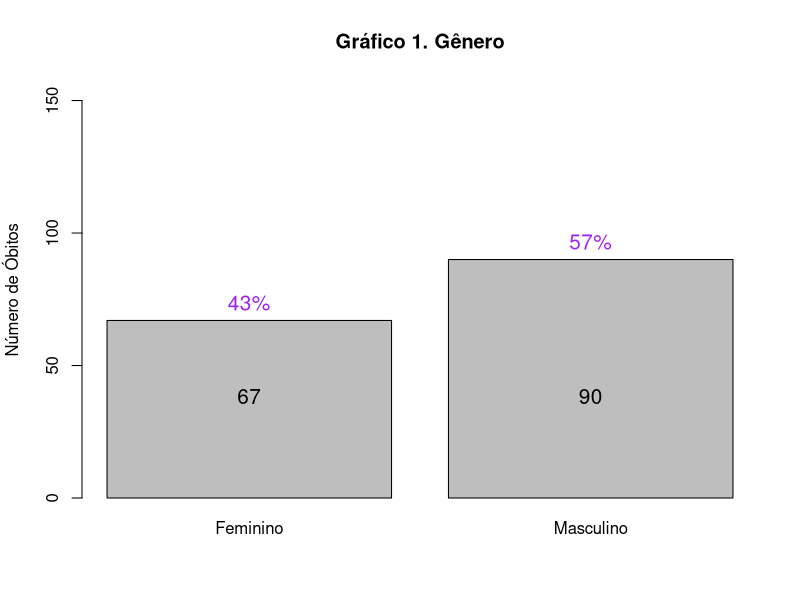
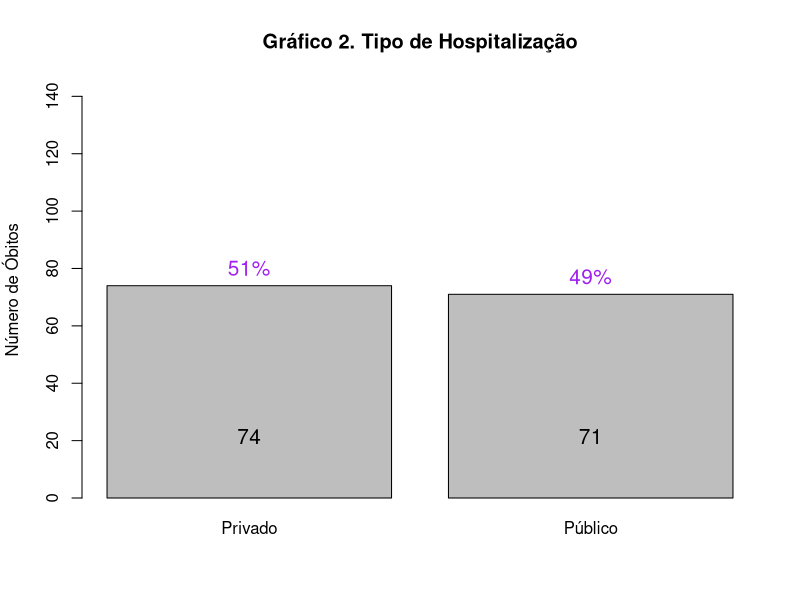
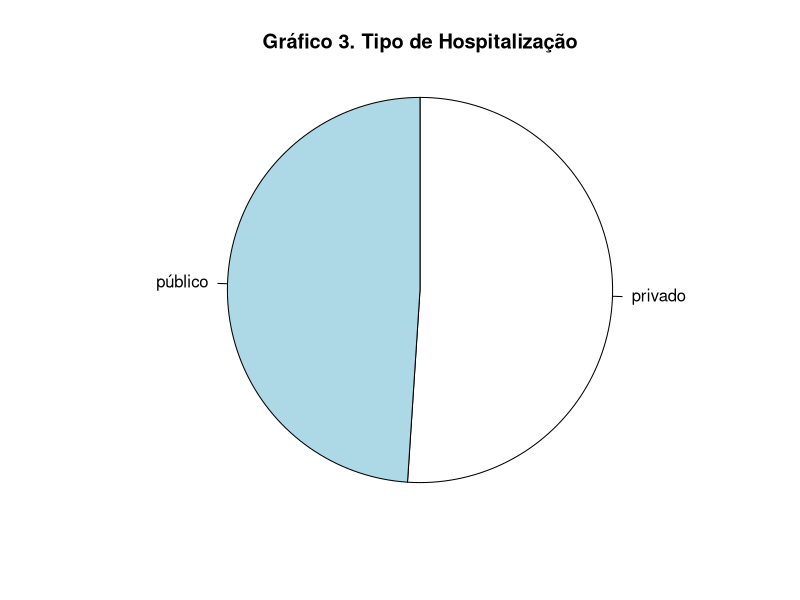
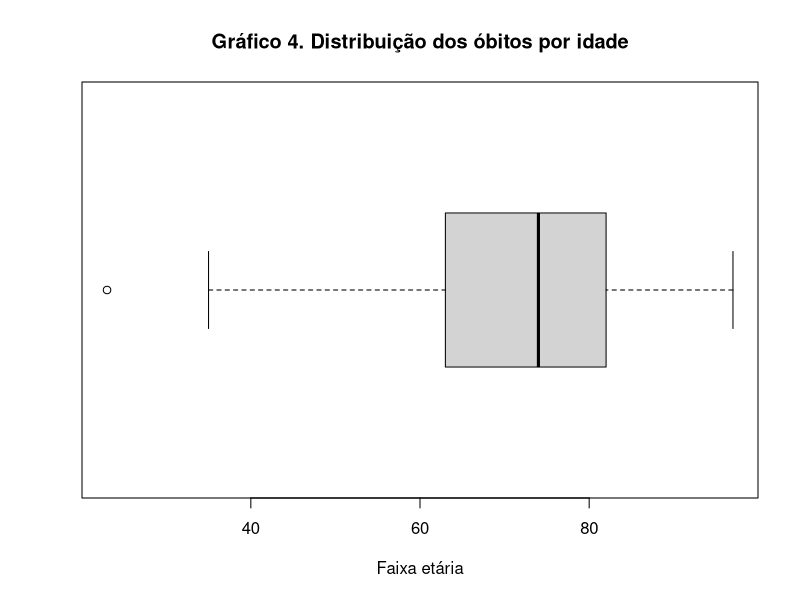
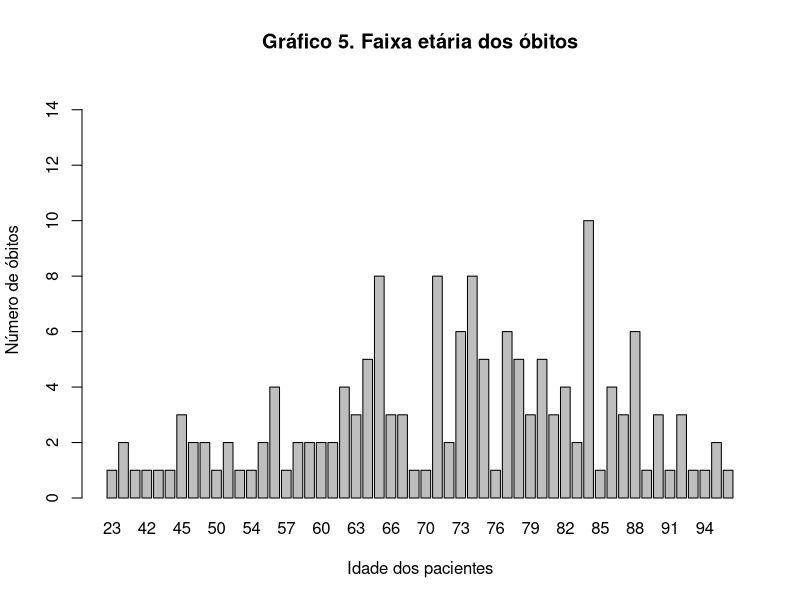

Generate these figures, in order, with R:
## ---- chunk 1
##O pacote readxl facilita a extração de dados do Excel.
#Não possui dependências externas sendo fácil de instalar e usar em todos os sistemas operacionais.
if (!require(readxl)) install.packages("readxl")
# Lendo a planilha para carregar no R.
df.mortes <- read_excel("./dados/covid_19_bauru_mortes.xlsx")
#head(df.mortes) 

df.geral <- read_excel("./dados/covid_19_bauru_casos_geral.xlsx")
#head(df.geral) 
## ---- chunk 2
#Plotar sexo dos óbtitos, excluindo os casos com NAN ou NA
temp.sexo <- df.mortes$sexo[!is.na(df.mortes$sexo)]
pct.sexo = round(unname(table(temp.sexo)) / sum(unname(table(temp.sexo)))*100,0)
pct.sexo = paste0(pct.sexo, "%")

graph.sex <- barplot(table(temp.sexo), main = "Gráfico 1. Gênero",
        ylab = "Número de Óbitos", ylim = c(0,sum(unname(table(temp.sexo)))),
        #legend.text = pct.sexo,
        names.arg = c("Feminino", "Masculino"))
text(x = graph.sex, y = table(temp.sexo), label = pct.sexo, pos = 3, cex = 1.25, col = "purple")
axis(1, at=graph.sex, labels=table(temp.sexo), tick=F, las=1, line=-6.5, cex.axis=1.25)
## ---- chunk 3
temp.hosp <- df.mortes$tipo_hosp[!is.na(df.mortes$tipo_hosp)]
pct.hosp = round(unname(table(temp.hosp)) / sum(unname(table(temp.hosp)))*100,0)

pct.hosp = paste0(pct.hosp, "%")
## ---- chunk 4

graph.hosp<- barplot(table(temp.hosp), main = "Gráfico 2. Tipo de Hospitalização",
                     ylab = "Número de Óbitos", ylim = c(0,sum(unname(table(temp.hosp)))),
                     #legend.text = pct.sexo,
                     names.arg = c("Privado", "Público"))
text(x = graph.hosp, y = table(temp.hosp), label = pct.hosp, pos = 3, cex = 1.25, col = "purple")
axis(1, at=graph.hosp, labels=table(temp.hosp), tick=F, las=1, line=-4.5, cex.axis=1.25)

graph.hosp.pie<-pie(table(temp.hosp), main = "Gráfico 3. Tipo de Hospitalização",
                    edges = 200, radius = 1.0,
                    clockwise = T, 
                    density = NULL, angle = 90, col = NULL)
## ---- chunk 5
  temp.idade <- df.mortes$idade[!is.na(df.mortes$idade)]

idade.tb <- table(temp.idade)
#cbind("f" = idade.tb)

#cbind("f" = addmargins(idade.tb))

maior.freq.idade = max(idade.tb)

#round(cbind("fr" = prop.table(idade.tb))*100,1)

#cbind("fr" = addmargins(prop.table(idade.tb)))

# summary(temp.idade)
 
boxplot(temp.idade, horizontal=T, xlab="Faixa etária", main = "Gráfico 4. Distribuição dos óbitos por idade")

graph.age <- barplot(table(temp.idade), 
                     main = "Gráfico 5. Faixa etária dos óbitos",
                     ylab = "Número de óbitos",
                     xlab = "Idade dos pacientes",
                     ylim = c(0,maior.freq.idade + 5))

